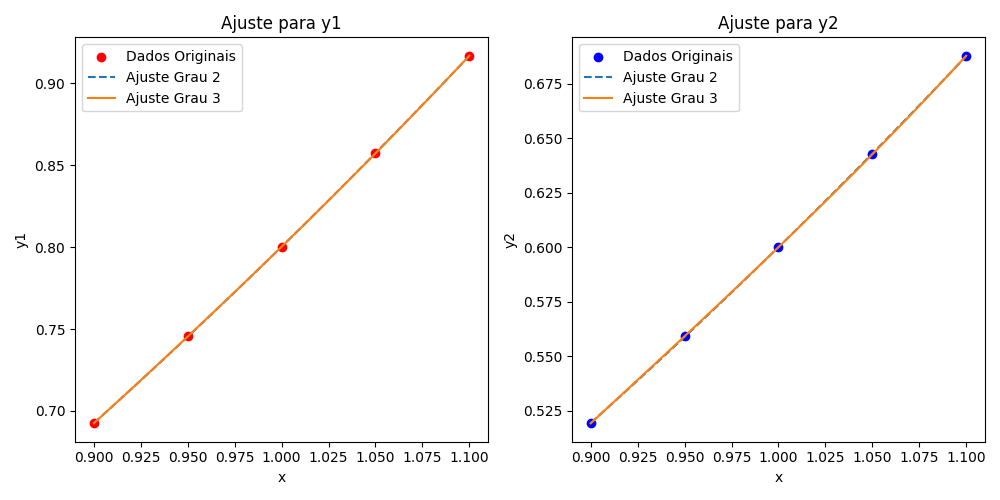

Write Python code to recreate this figure.
"""23.Apresente a equação do polinômio de segundo grau e de terceiro grau que
mais se aproxima do seguinte conjunto de pontos e plote os pontos e as curvas
que mais se aproximam de um conjunto de pontos."""


import numpy as np
import matplotlib.pyplot as plt
import asp

# Dados fornecidos
x = np.array([0.9, 0.95, 1.00, 1.05, 1.10])
y1 = np.array([0.6924, 0.7456, 0.8, 0.8575, 0.9169])
y2 = np.array([0.5192, 0.5592, 0.6, 0.6427, 0.6879])

# Ajuste de polinômios de grau 2 e 3
coeffs2_y1 = np.polyfit(x, y1, 2)
coeffs3_y1 = np.polyfit(x, y1, 3)
coeffs2_y2 = np.polyfit(x, y2, 2)
coeffs3_y2 = np.polyfit(x, y2, 3)

# Funções polinomiais ajustadas
poly2_y1 = np.poly1d(coeffs2_y1)
poly3_y1 = np.poly1d(coeffs3_y1)
poly2_y2 = np.poly1d(coeffs2_y2)
poly3_y2 = np.poly1d(coeffs3_y2)

# Gerando valores para o gráfico
x_fit = np.linspace(min(x), max(x), 100)
y1_fit2 = poly2_y1(x_fit)
y1_fit3 = poly3_y1(x_fit)
y2_fit2 = poly2_y2(x_fit)
y2_fit3 = poly3_y2(x_fit)

# Plotagem dos dados e das curvas ajustadas
plt.figure(figsize=(10,5))

# Plot para o primeiro conjunto de pontos
plt.subplot(1, 2, 1)
plt.scatter(x, y1, color='red', label='Dados Originais')
plt.plot(x_fit, y1_fit2, label='Ajuste Grau 2', linestyle='dashed')
plt.plot(x_fit, y1_fit3, label='Ajuste Grau 3')
plt.title("Ajuste para y1")
plt.xlabel("x")
plt.ylabel("y1")
plt.legend()

plt.subplot(1, 2, 2)
plt.scatter(x, y2, color='blue', label='Dados Originais')
plt.plot(x_fit, y2_fit2, label='Ajuste Grau 2', linestyle='dashed')
plt.plot(x_fit, y2_fit3, label='Ajuste Grau 3')
plt.title("Ajuste para y2")
plt.xlabel("x")
plt.ylabel("y2")
plt.legend()

plt.tight_layout()
plt.savefig('Q23.png')
plt.show()


rsp23 = [('\n23. ', ' '),
         ('considerando os valores da segunda linha como y1\n', 'E considerando os calores da terceira linha como y2, temos:'),
         ('Equação do polinômio de 2º grau para y1: ', f'{coeffs2_y1[0]:.4f}x² + {coeffs2_y1[1]:.4f}x + {coeffs2_y1[2]:.4f}'),
         ('Equação do polinômio de 3º grau para y1: ', f'{coeffs3_y1[0]:.4f}x³ + {coeffs3_y1[1]:.4f}x² + {coeffs3_y1[2]:.4f}x + {coeffs3_y1[3]:.4f}'),
         ('Equação do polinômio de 2º grau para y2: ', f'{coeffs2_y2[0]:.4f}x² + {coeffs2_y2[1]:.4f}x + {coeffs2_y2[2]:.4f}'),
         ('Equação do polinômio de 3º grau para y2: ', f'{coeffs3_y2[0]:.4f}x³ + {coeffs3_y2[1]:.4f}x² + {coeffs3_y2[2]:.4f}x + {coeffs3_y2[3]:.4f}')]

asp.gerar_arquivo_texto('Q23.txt',
                        'RESPOSTAS USO PYTHON', rsp23)